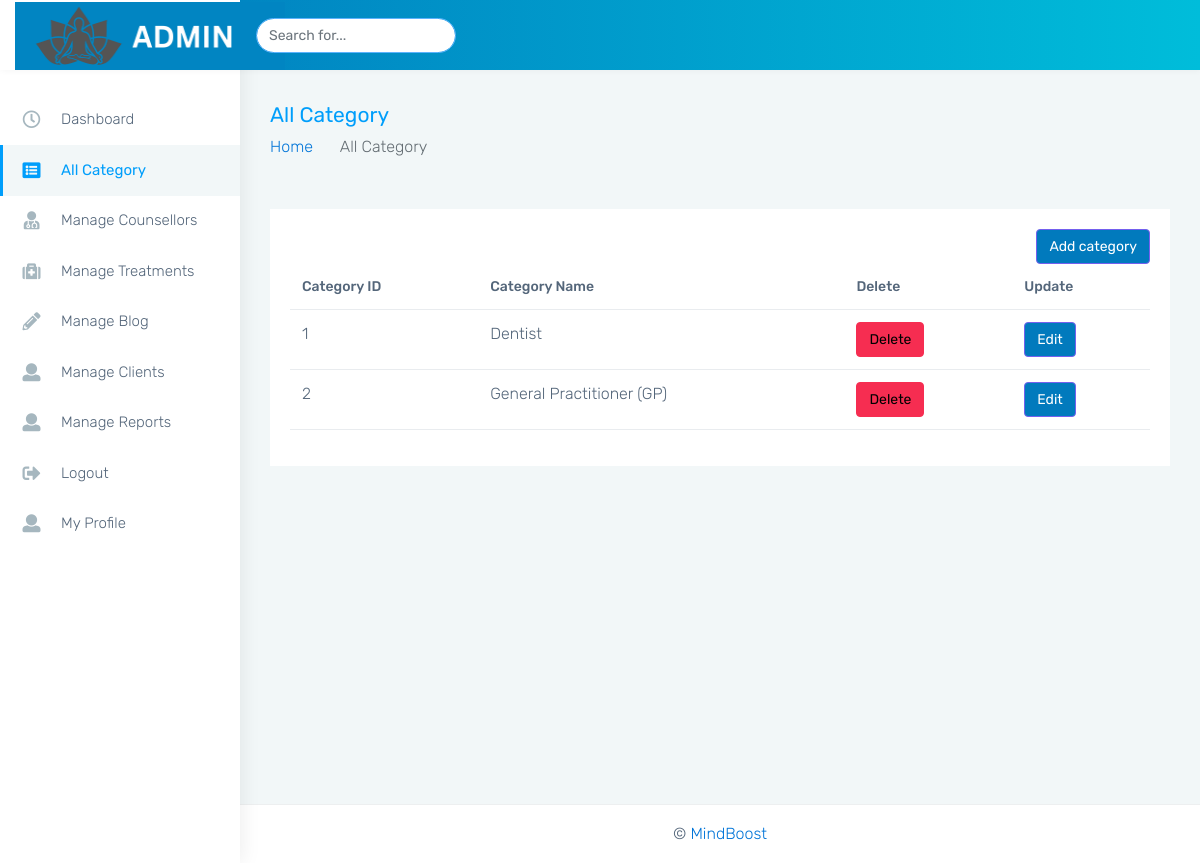
Page /admin/monster-html/all_cat.php on the earlier database version.
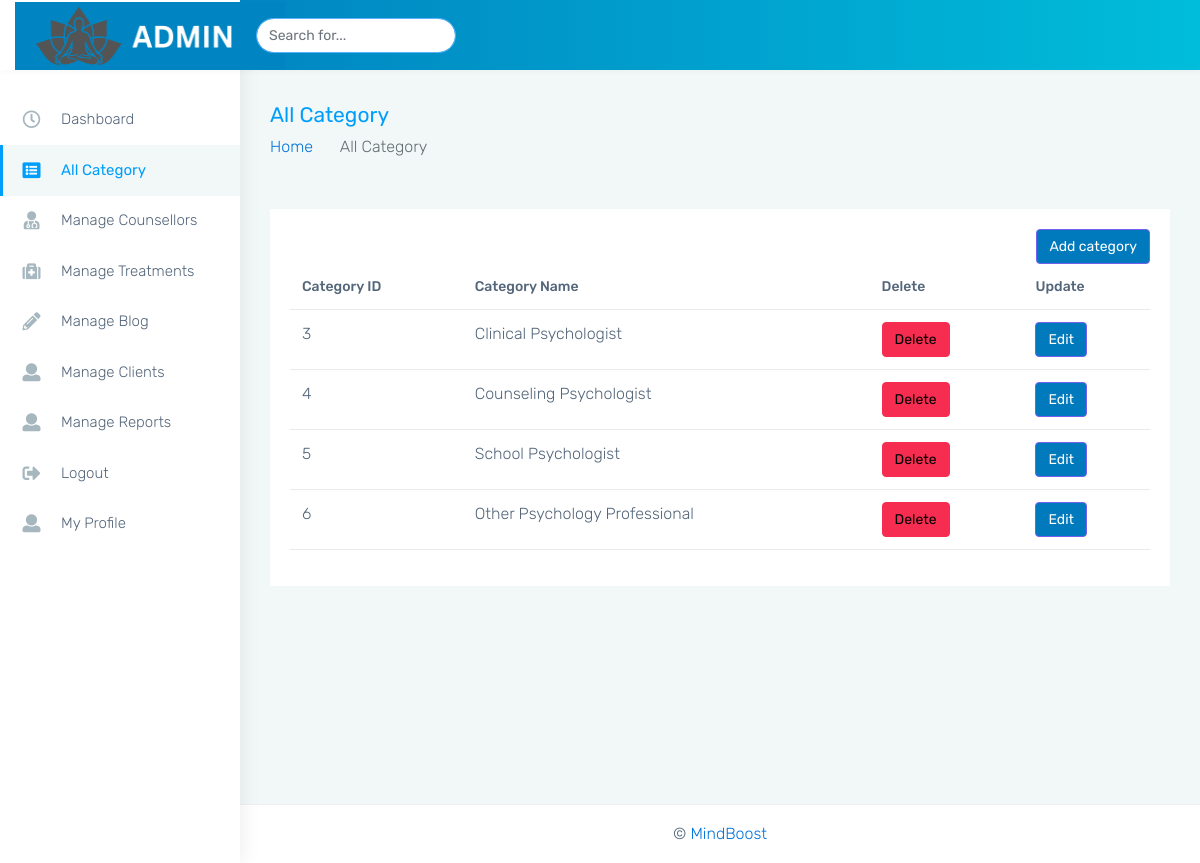
Same page on the later database version.
### tables this page shows
CREATE TABLE `category` (
  `cat_id` int(11) NOT NULL,
  `name` varchar(50) NOT NULL,
  `is_delete` int(11) NOT NULL,
  `is_update` int(11) NOT NULL,
  `is_delete_time` varchar(50) NOT NULL,
  `is_update_time` varchar(50) NOT NULL
);

### admin/monster-html/all_cat.php (the view, shortened to what this page needs)
<?php
include 'common/connect.php';
$result = $obj->query("select * from category where is_delete ='0'");
?>
<!DOCTYPE html>
<html dir="ltr" lang="en">
<head>
    <link href="css/style.min.css" rel="stylesheet">
</head>
<body>
    <div id="main-wrapper" data-layout="vertical" data-navbarbg="skin5" data-sidebartype="full"
        data-sidebar-position="absolute" data-header-position="absolute" data-boxed-layout="full">
        <?php include 'common/header.php';  ?>
        <?php include 'common/sidebar.php'; ?>
        <div class="page-wrapper">
            <div class="page-breadcrumb">
                <div class="row align-items-center">
                    <div class="col-md-6 col-8 align-self-center">
                        <h3 class="page-title mb-0 p-0">All Category</h3>
                        <div class="d-flex align-items-center">
                            <nav aria-label="breadcrumb">
                                <ol class="breadcrumb">
                                    <li class="breadcrumb-item"><a href="dashboard.php">Home</a></li>
                                    <li class="breadcrumb-item active" aria-current="page">All Category</li>
                                </ol>
                            </nav>
                        </div>
                    </div>
                </div>
            </div>
            <div class="container-fluid">
                <div class="row">
                    <div class="col-sm-12">
                        <div class="card">
                            <div class="card-body">
                               <div class="text-end">
                                <a href="add_cat.php">
                                <button type="button" class="btn btn-primary btn-blue">Add category</button></a>
                              </div>
                                <div class="table-responsive">
                                    <table class="table user-table no-wrap">
                                        <thead>
                                            <tr>
                                                <th class="border-top-0">Category ID</th>
                                                <th class="border-top-0">Category Name</th>
                                                <th class="border-top-0">Delete</th>
                                                <th class="border-top-0">Update</th>
                                            </tr>
                                        </thead>
                                        <?php
                                            while ($row = $result->fetch_object()) {
                                        ?>
                                        <tbody>
                                            <tr>
                                                <td><?php echo $row->cat_id; ?></td>
                                                <td><?php echo $row->name; ?></td>
                                                <td><a href="delete.php?delid=<?php echo $row->cat_id; ?>"><button class="btn btn-danger">Delete</button></a></td>
                                                <td><a href="edit.php?editid=<?php echo $row->cat_id; ?>"><button class="btn btn-primary btn-blue">Edit</button></a></td>
                                            </tr>
                                        </tbody>
                                        <?php }?>
                                    </table>
                                </div>
                            </div>
                        </div>
                    </div>
                </div>
            </div>
           <?php include 'common/footer.php'; ?>
        </div>
    </div>
</body>
</html>

### admin/monster-html/common/header.php (shortened to what this page needs)
<header class="topbar" data-navbarbg="skin6">
           <nav class="navbar top-navbar navbar-expand-md navbar-dark">
               <div class="navbar-header" data-logobg="skin6">
                   <a class="navbar-brand" href="dashboard.php">
                       <span class="logo-text">
                           <img src="../assets/images/ad_logo.png" alt="homepage" class="dark-logo" style="width: 270px; height: 68px;" />
                       </span>
                   </a>
               </div>
               <div class="navbar-collapse " id="navbarSupportedContent" data-navbarbg="skin5">
                   <ul class="navbar-nav me-auto mt-md-6 ">
                       <li class="nav-item hidden-sm-down">
                           <form class="app-search ps-3">
                               <input type="text" class="form-control" placeholder="Search for..."> <a
                                   class="srh-btn"><i class="ti-search"></i></a>
                           </form>
                       </li>
                   </ul>
               </div>
           </nav>
       </header>

### admin/monster-html/common/sidebar.php
<aside class="left-sidebar" data-sidebarbg="skin6">
            <div class="scroll-sidebar">
                <nav class="sidebar-nav">
                    <ul id="sidebarnav">
                        <li class="sidebar-item"> <a class="sidebar-link waves-effect waves-dark sidebar-link"
                                href="dashboard.php" aria-expanded="false"><i class="me-3 far fa-clock fa-fw"
                                    aria-hidden="true"></i><span class="hide-menu">Dashboard</span></a></li>
                        <li class="sidebar-item"> <a class="sidebar-link waves-effect waves-dark sidebar-link"
                        href="all_cat.php" aria-expanded="false"><i class="me-3 fa fa-list-alt"
                        aria-hidden="true"></i><span class="hide-menu">All Category</span></a></li>
                        <li class="sidebar-item"> <a class="sidebar-link waves-effect waves-dark sidebar-link"
                                href="m_doctor.php" aria-expanded="false"><i class="me-3 fa fa-user-md"
                                    aria-hidden="true"></i><span class="hide-menu">Manage Counsellors</span></a>
                        </li>
                        <li class="sidebar-item"> <a class="sidebar-link waves-effect waves-dark sidebar-link"
                                href="m_medical.php" aria-expanded="false"><i class="me-3 fa fa-medkit"
                                    aria-hidden="true"></i><span class="hide-menu">Manage Treatments</span></a>
                        </li>
                        <li class="sidebar-item"> <a class="sidebar-link waves-effect waves-dark sidebar-link"
                                href="m_blog.php" aria-expanded="false"><i class="me-3 fa fa-pencil-alt"
                                aria-hidden="true"></i><span class="hide-menu">Manage Blog</span></a>
                        </li>
                         <li class="sidebar-item"> <a class="sidebar-link waves-effect waves-dark sidebar-link"
                                href="m_patient.php" aria-expanded="false"><i class="me-3 fa fa-user"
                                    aria-hidden="true"></i><span class="hide-menu">Manage Clients</span></a>
                        </li>
                         <li class="sidebar-item"> <a class="sidebar-link waves-effect waves-dark sidebar-link"
                                href="m_reports.php" aria-expanded="false"><i class="me-3 fa fa-user"
                                    aria-hidden="true"></i><span class="hide-menu">Manage Reports</span></a>
                        </li>
                       <li class="sidebar-item"> <a class="sidebar-link waves-effect waves-dark sidebar-link"
                                href="logout.php" aria-expanded="false"><i class="me-3 fas fa-sign-out-alt"
                                    aria-hidden="true"></i><span class="hide-menu">Logout</span></a>
                        </li>
                        <li class="sidebar-item"> <a class="sidebar-link waves-effect waves-dark sidebar-link"
                                href="Profile.php" aria-expanded="false">
                                <i class="me-3 fa fa-user" aria-hidden="true"></i><span
                                    class="hide-menu">My Profile</span></a>
                        </li>
                    </ul>
                </nav>
            </div>
        </aside>

### admin/monster-html/common/footer.php
<footer class="footer text-center">
                ©  <a href="">MindBoost</a>
            </footer>

### admin/monster-html/all_cat.php (style rules this page uses)
.btn-blue { background-color: #017ABD; color: #fff; }

Differences in the rows shown:
removed category: cat_id "1", name "Dentist"
removed category: cat_id "2", name "General Practitioner (GP)"
added category: cat_id "3", name "Clinical Psychologist"
added category: cat_id "4", name "Counseling Psychologist"
added category: cat_id "5", name "School Psychologist"
added category: cat_id "6", name "Other Psychology Professional"
